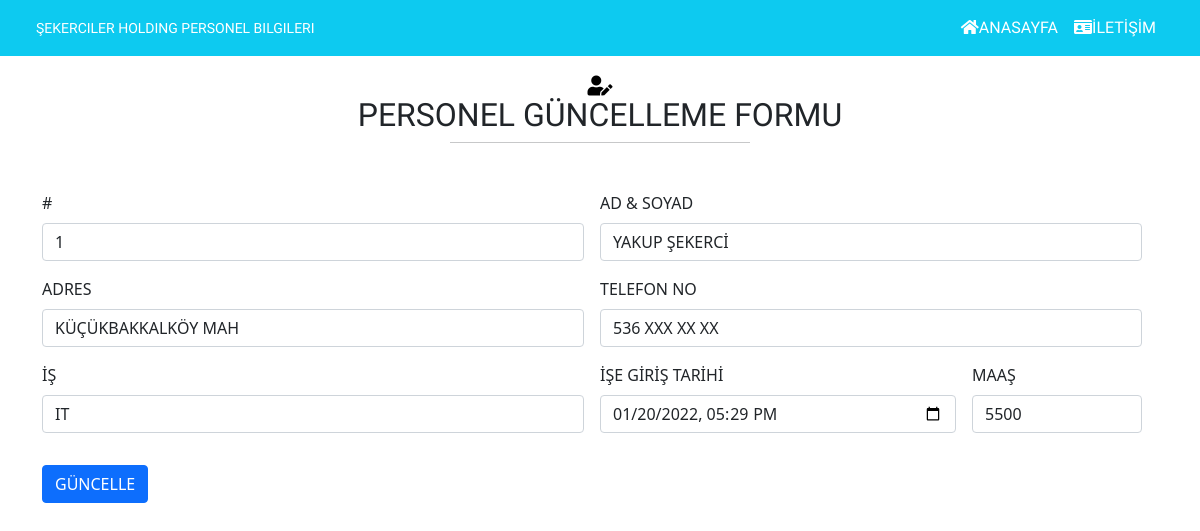
Page /update.php?id=1 on the committed database.
### tables this page shows
CREATE TABLE `contactinformation` (
  `id` int(11) NOT NULL,
  `namesurname` varchar(50) DEFAULT NULL,
  `address` varchar(50) DEFAULT NULL,
  `phone` varchar(50) DEFAULT NULL,
  `jop` varchar(50) DEFAULT NULL,
  `dateofstart` datetime DEFAULT current_timestamp(),
  `salary` varchar(50) DEFAULT NULL
);

### update.php (the view, shortened to what this page needs)
<?php
include 'functions.php';
$pdo=pdo_connect_mysql();
if(isset($_GET['id'])){
    $stm=$pdo->prepare('SELECT *FROM contactinformation WHERE id=?');
    $stm->execute([$_GET['id']]);
    $information=$stm->fetch(PDO::FETCH_ASSOC);
}
else{
    exit('ID SEÇİLMEMİŞ...');
}
?>
<?=template_header("GÜNCELLEME") ?>
<?=template_title3("PERSONEL GÜNCELLEME FORMU") ?>
<div class="update container center_div">
<form class="row g-3" style="width: 100%" action="update.php?id=<?= $information['id'] ?>" method="POST">
  <div class="col-md-6" >
    <label for="id" class="form-label">#</label>
    <input type="text" class="form-control" name="id" id="id" value="<?=  $information['id'] ?>">
  </div>
  <div class="col-md-6">
    <label for="namesurname" class="form-label">AD & SOYAD</label>
    <input type="text" class="form-control" id="namesurname" name="namesurname" value="<?=  $information['namesurname'] ?>">
  </div>
  <div class="col-md-6">
    <label for="address" class="form-label">ADRES</label>
    <input type="text" class="form-control" id="address" name="address" placeholder="Küçükbakkalköy Mah. Ataşehir/İST" value="<?=  $information['address'] ?>">
  </div>
  <div class="col-md-6">
    <label for="phone" class="form-label">TELEFON NO</label>
    <input type="text" class="form-control" id="phone" placeholder="XXX XXX XX XX" name="phone" value="<?=  $information['phone'] ?>">
  </div>
  <div class="col-md-6">
    <label for="jop" class="form-label">İŞ</label>
    <input type="text" class="form-control" id="jop" name="jop" value="<?=  $information['jop'] ?>">
  </div>
  <div class="col-md-4">
    <label for="dateofstart" class="form-label">İŞE GİRİŞ TARİHİ</label>
    <input type="datetime-local" class="form-control" id="dateofstart" name="dateofstart" value="<?=date('Y-m-d\TH:i',strtotime($information['dateofstart']))?>">
  </div>
  <div class="col-md-2">
    <label for="salary" class="form-label">MAAŞ</label>
    <input type="text" class="form-control" id="salary" name="salary" value="<?=  $information['salary'] ?>">
  </div>
  <div class="col-12">
    <button type="submit" id="submit" value="Olustur" class="btn btn-primary">GÜNCELLE</button>
  </div>
  </form>
  </div>

### rows in the picture
contactinformation: id "1", namesurname "YAKUP ŞEKERCİ", address "KÜÇÜKBAKKALKÖY MAH", phone "536 XXX XX XX", jop "IT", dateofstart "01/20/2022 17:29", salary "5500"

### other values in the picture
$text "PERSONEL GÜNCELLEME FORMU"
